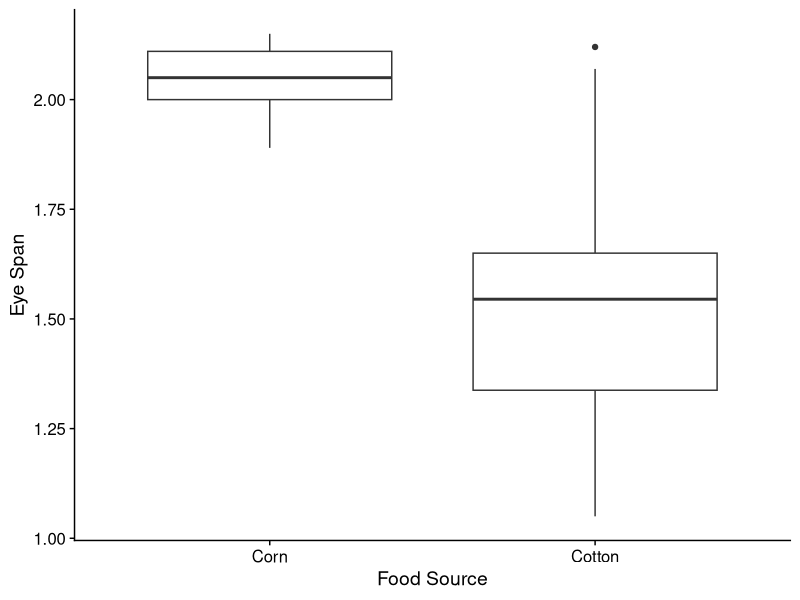
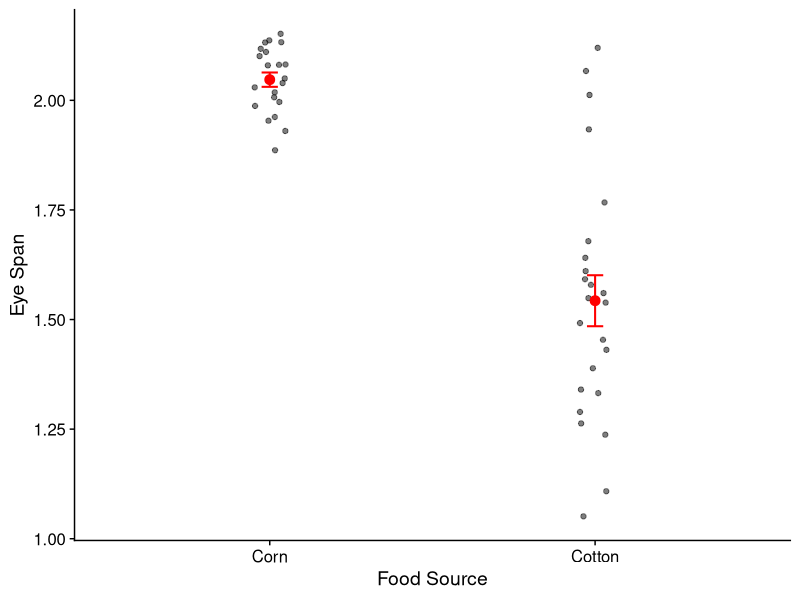
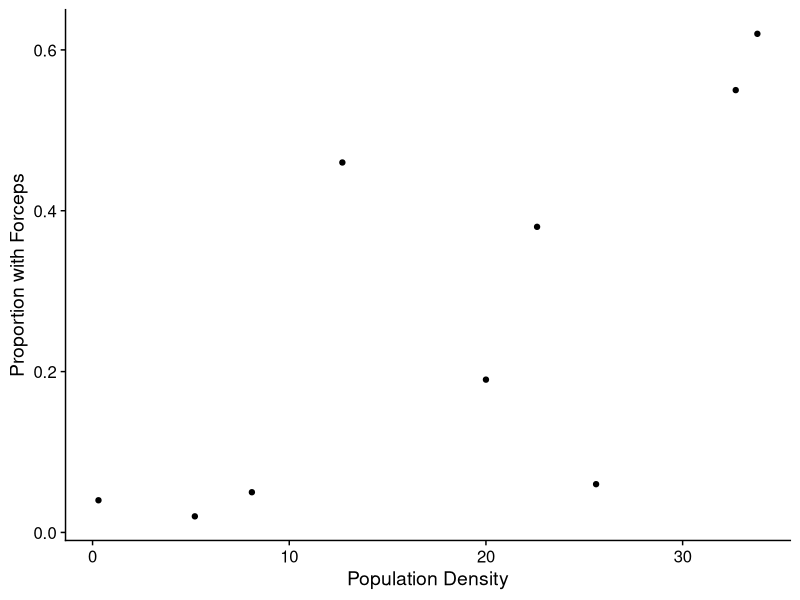
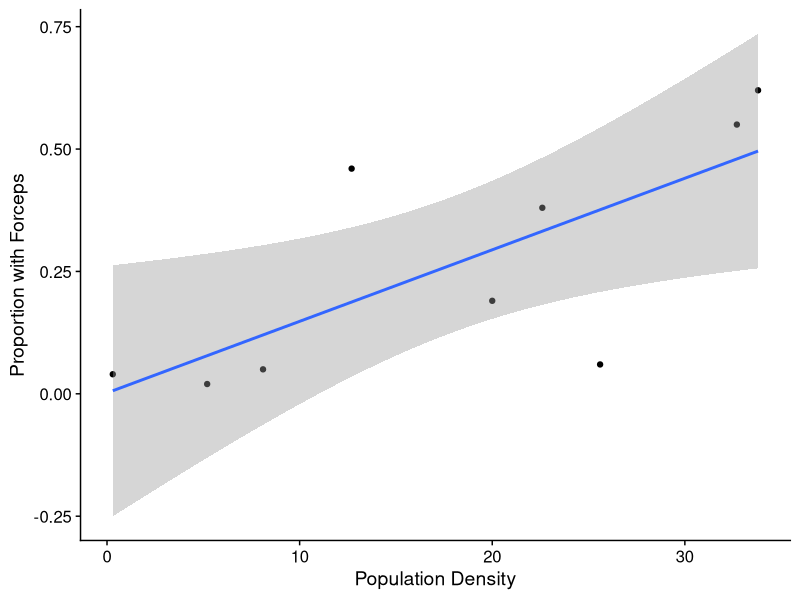
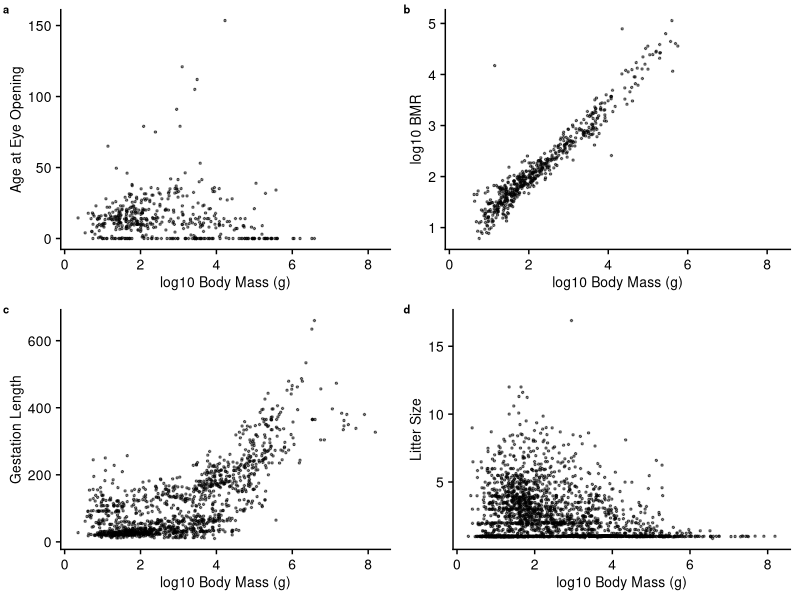

Here is the R script that generated these plots, in order:
## ---- chunk 1
#| label: setup
#| message: false
#| warning: false

# FIXME
library(tidyverse)
library(readxl)
library(cowplot)
theme_set(theme_cowplot())
## ---- chunk 2
# FIXME

stalk <- read_csv("../data/Stalkies.csv", show_col_types = FALSE)
glimpse(stalk)
## ---- chunk 3
# FIXME

ggplot(stalk, aes(x = food_source, y = eye_span)) +
  geom_boxplot() +
  labs(x = "Food Source", y = "Eye Span")

ggplot(stalk, aes(x = food_source, y = eye_span)) +
  geom_point(position = position_jitter(width = 0.05), alpha = 0.5) +
  stat_summary(fun = mean, geom = "point", size = 3, color = "red") +
  stat_summary(fun.data = mean_se, geom = "errorbar", width = 0.05,
               color = "red", linewidth = 0.7) +
  labs(x = "Food Source", y = "Eye Span")
## ---- chunk 4
# FIXME

stalk |> 
  group_by(food_source) |> 
  summarise(var_eye_span = var(eye_span))
## ---- chunk 5
# FIXME

myT <- t.test(eye_span ~ food_source, data = stalk)
myT
## ---- chunk 6
# FIXME

fm <- lm(eye_span ~ food_source, data = stalk)
summary(fm)
## ---- chunk 7
# FIXME

EW <- read_csv("../data/Earwigs.csv", show_col_types = FALSE)
## ---- chunk 8
# FIXME

EW |>
  ggplot(aes(Density, Proportion_Forceps)) +
  geom_point() +
  labs(x = "Population Density", y = "Proportion with Forceps")
## ---- chunk 9
# FIXME
EW |>
  ggplot(aes(Density, Proportion_Forceps)) +
  geom_point() +
  geom_smooth(formula = y ~ x, method = "lm") +
  labs(x = "Population Density", y = "Proportion with Forceps")
## ---- chunk 10
# FIXME

fm <- lm(Proportion_Forceps ~ Density, data = EW)
summary(fm)
## ---- chunk 11
mylist <- list()
mylist[[3]] <- 24
mylist
## ---- chunk 12
mylist[[1]] <- "hello world"
mylist[[2]] <- list(x = 12, y = "y", z = seq(1, 5, by = 0.2))
mylist
## ---- chunk 13
# FIXME
mylist[[2]]$z[3]
## ---- chunk 14
# FIXME
M <- read_excel("../data/mammals.xlsx", na = "NA") |>
  mutate(log_Mass = log10(adult_body_mass_g),
         log_BMR = log10(basal_met_rate_m_l_o2hr))

cols_analyze <- c("ageat_eye_opening_d",
                  "log_BMR",
                  "gestation_len_d",
                  "litter_size")

axis_labels <- c("Age at Eye Opening",
                 "log10 BMR",
                 "Gestation Length",
                 "Litter Size")

M <- M |> 
  select(log_Mass, all_of(cols_analyze)) |> 
  drop_na(log_Mass)

pp <- list()
## ---- chunk 15
# FIXME
for (ii in 1:length(cols_analyze)) {
  col <- cols_analyze[ii]
  lab <- axis_labels[ii]
  
  p <- ggplot(M, aes(x = .data[["log_Mass"]], y = .data[[col]])) +
    geom_point(alpha = 0.5, size = 0.5) +
    labs(x = "log10 Body Mass (g)", y = lab) +
    theme(axis.text = element_text(size = 10),
          axis.title = element_text(size = 10))
  pp[[ii]] <- p
}
## ---- chunk 16
# FIXME
plot_grid(plotlist = pp, ncol = 2, nrow = 2,
          labels = c("a", "b", "c", "d"),
          label_size = 8)
